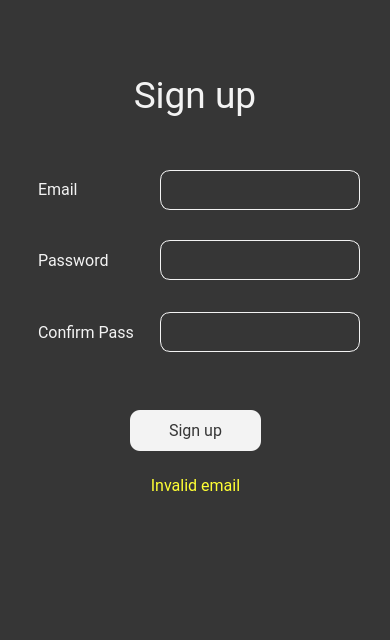
<?xml version="1.0" encoding="UTF-8"?>
<ui version="4.0">
 <class>MainWindow</class>
 <widget class="QMainWindow" name="MainWindow">
  <property name="geometry">
   <rect>
    <x>0</x>
    <y>0</y>
    <width>390</width>
    <height>640</height>
   </rect>
  </property>
  <property name="windowTitle">
   <string>Sign Up</string>
  </property>
  <property name="windowIcon">
   <iconset>
    <normaloff>icon/logo.png</normaloff>icon/logo.png</iconset>
  </property>
  <property name="styleSheet">
   <string notr="true">background : #363636;</string>
  </property>
  <widget class="QWidget" name="centralwidget">
   <widget class="QLineEdit" name="confirmpass">
    <property name="geometry">
     <rect>
      <x>160</x>
      <y>312</y>
      <width>200</width>
      <height>40</height>
     </rect>
    </property>
    <property name="font">
     <font>
      <family>Roboto</family>
      <pointsize>10</pointsize>
     </font>
    </property>
    <property name="styleSheet">
     <string notr="true">color: rgb(243,243,243);
border-radius: 10px;
border: 1px solid rgb(243,243,243)</string>
    </property>
   </widget>
   <widget class="QPushButton" name="signupbutton">
    <property name="geometry">
     <rect>
      <x>130</x>
      <y>410</y>
      <width>131</width>
      <height>41</height>
     </rect>
    </property>
    <property name="font">
     <font>
      <family>Roboto</family>
      <pointsize>12</pointsize>
     </font>
    </property>
    <property name="styleSheet">
     <string notr="true">background: rgb(243, 243, 243);
color: rgb(54, 54, 54);
border-radius: 10px;
border: none;</string>
    </property>
    <property name="text">
     <string>Sign up</string>
    </property>
   </widget>
   <widget class="QLineEdit" name="password">
    <property name="geometry">
     <rect>
      <x>160</x>
      <y>240</y>
      <width>200</width>
      <height>40</height>
     </rect>
    </property>
    <property name="sizePolicy">
     <sizepolicy hsizetype="Expanding" vsizetype="Fixed">
      <horstretch>0</horstretch>
      <verstretch>0</verstretch>
     </sizepolicy>
    </property>
    <property name="font">
     <font>
      <family>Roboto</family>
      <pointsize>10</pointsize>
     </font>
    </property>
    <property name="styleSheet">
     <string notr="true">
color: rgb(243,243,243);
border-radius: 10px;
border: 1px solid rgb(243,243,243)</string>
    </property>
    <property name="text">
     <string/>
    </property>
   </widget>
   <widget class="QLabel" name="label_3">
    <property name="geometry">
     <rect>
      <x>38</x>
      <y>250</y>
      <width>111</width>
      <height>21</height>
     </rect>
    </property>
    <property name="font">
     <font>
      <family>Roboto</family>
      <pointsize>12</pointsize>
     </font>
    </property>
    <property name="styleSheet">
     <string notr="true">color: rgb(243,243,243)</string>
    </property>
    <property name="text">
     <string>Password</string>
    </property>
   </widget>
   <widget class="QLabel" name="label_4">
    <property name="geometry">
     <rect>
      <x>38</x>
      <y>322</y>
      <width>121</width>
      <height>21</height>
     </rect>
    </property>
    <property name="font">
     <font>
      <family>Roboto</family>
      <pointsize>12</pointsize>
     </font>
    </property>
    <property name="styleSheet">
     <string notr="true">color: rgb(243,243,243)</string>
    </property>
    <property name="text">
     <string>Confirm Pass</string>
    </property>
   </widget>
   <widget class="QLabel" name="invalid">
    <property name="geometry">
     <rect>
      <x>0</x>
      <y>470</y>
      <width>391</width>
      <height>31</height>
     </rect>
    </property>
    <property name="font">
     <font>
      <family>Roboto</family>
      <pointsize>12</pointsize>
     </font>
    </property>
    <property name="styleSheet">
     <string notr="true">color: #FFFF33;</string>
    </property>
    <property name="text">
     <string>Invalid email</string>
    </property>
    <property name="alignment">
     <set>Qt::AlignCenter</set>
    </property>
   </widget>
   <widget class="QLineEdit" name="email">
    <property name="geometry">
     <rect>
      <x>160</x>
      <y>170</y>
      <width>200</width>
      <height>40</height>
     </rect>
    </property>
    <property name="font">
     <font>
      <family>Roboto</family>
      <pointsize>10</pointsize>
     </font>
    </property>
    <property name="styleSheet">
     <string notr="true">color: rgb(243,243,243);
border-radius: 10px;
border: 1px solid rgb(243,243,243);</string>
    </property>
   </widget>
   <widget class="QLabel" name="label_2">
    <property name="geometry">
     <rect>
      <x>38</x>
      <y>179</y>
      <width>71</width>
      <height>21</height>
     </rect>
    </property>
    <property name="font">
     <font>
      <family>Roboto</family>
      <pointsize>12</pointsize>
     </font>
    </property>
    <property name="styleSheet">
     <string notr="true">color: rgb(243,243,243)</string>
    </property>
    <property name="text">
     <string>Email</string>
    </property>
   </widget>
   <widget class="QLabel" name="label">
    <property name="geometry">
     <rect>
      <x>0</x>
      <y>60</y>
      <width>390</width>
      <height>71</height>
     </rect>
    </property>
    <property name="sizePolicy">
     <sizepolicy hsizetype="Preferred" vsizetype="Preferred">
      <horstretch>0</horstretch>
      <verstretch>0</verstretch>
     </sizepolicy>
    </property>
    <property name="font">
     <font>
      <family>Roboto</family>
      <pointsize>28</pointsize>
     </font>
    </property>
    <property name="styleSheet">
     <string notr="true">color: rgb(243,243,243)</string>
    </property>
    <property name="text">
     <string>Sign up</string>
    </property>
    <property name="alignment">
     <set>Qt::AlignCenter</set>
    </property>
   </widget>
  </widget>
  <widget class="QStatusBar" name="statusbar"/>
 </widget>
 <resources/>
 <connections/>
</ui>
